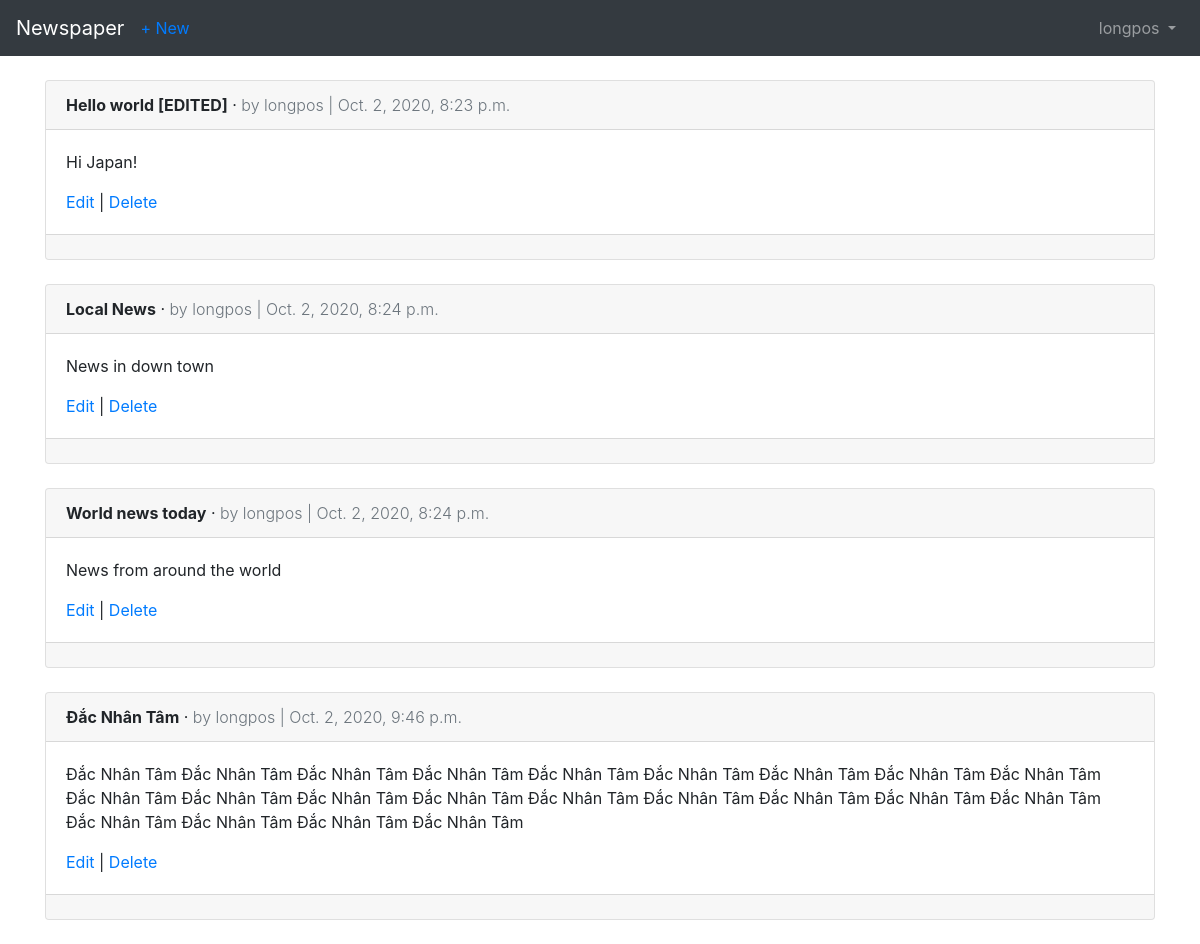
/articles/ (signed in), run on an earlier commit of the app's database.
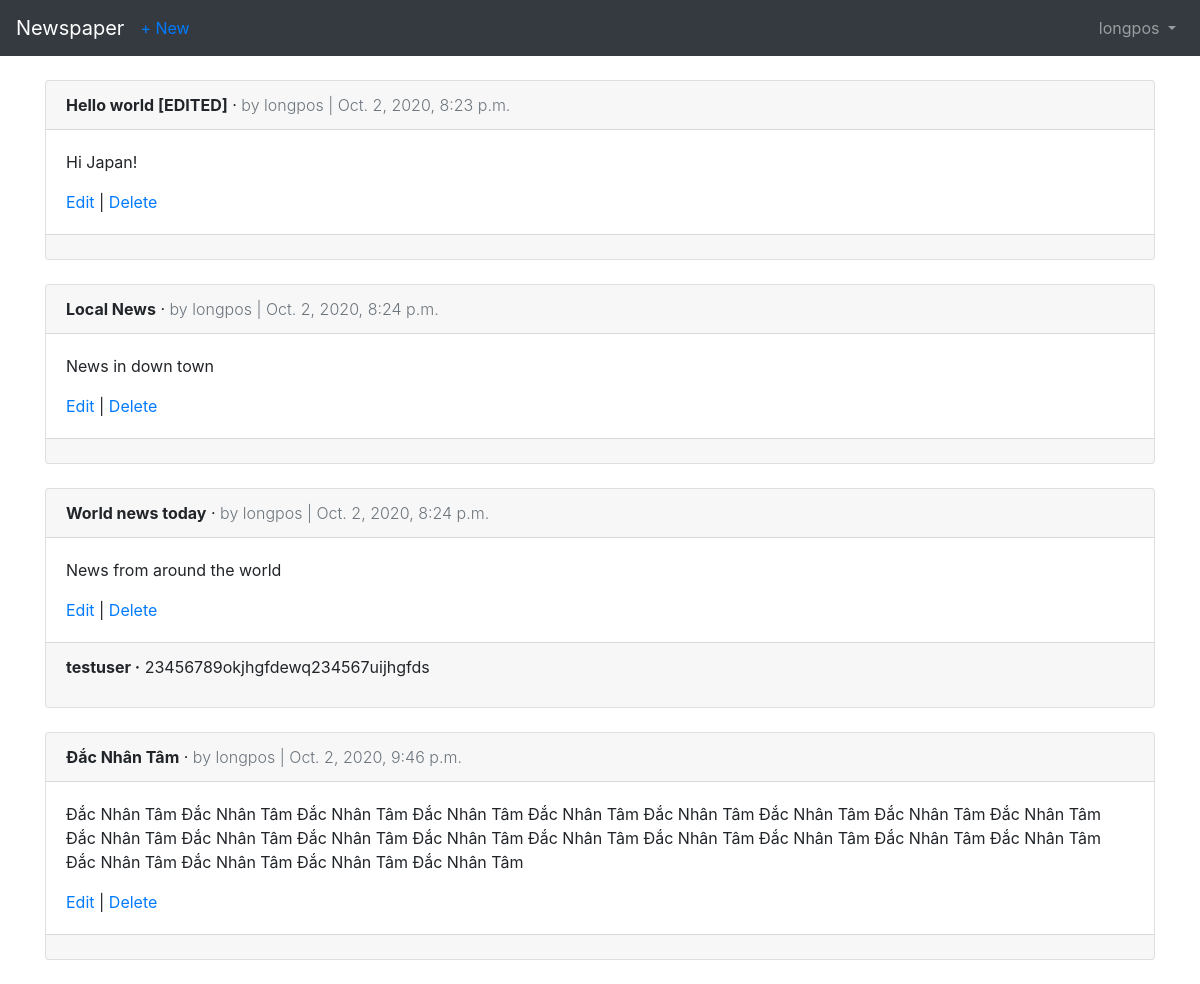
And on a later commit of the database.
### articles/models.py (models this page shows, shortened)
class Article(models.Model):
  title = models.CharField(max_length=200)
  body = models.TextField()
  date = models.DateTimeField(auto_now_add=True)
  author = models.ForeignKey(
    get_user_model(),
    on_delete = models.CASCADE,
  )

class Comment(models.Model):
  article = models.ForeignKey(
    Article,
    on_delete=models.CASCADE,
    related_name = 'comments',
  )
  comment = models.TextField(max_length=140)
  author = models.ForeignKey(
    get_user_model(),
    on_delete=models.CASCADE,
  )
  def __str__(self):
    return self.comment

### users/models.py (models this page shows)
class CustomUser(AbstractUser):
  age = models.PositiveIntegerField(null=True, blank=True)

### articles/views.py (the view)
# urls.py: path('', ArticleListView.as_view(), name='article_list'),
class ArticleListView(LoginRequiredMixin, ListView):
  model = Article
  template_name = 'article_list.html'
  login_url = 'login'

### templates/article_list.html (shortened to what this page needs)
{% extends 'base.html' %}
{% block content %}
  {% for article in object_list %}
    <div class="card">
      <div class="card-header">
        <span class="font-weight-bold">{{ article.title }}</span> &middot;
        <span class="text-muted font-weight-light">by {{ article.author }} | {{ article.date }}</span>
      </div>
      <div class="card-body">
        <p>{{ article.body }}</p>
        <a href="{% url 'article_edit' article.pk %}">Edit</a> | <a href="{% url 'article_delete' article.pk %}">Delete</a>
      </div>
      <div class="card-footer">
        {% for comment in article.comments.all %}
          <p>
            <span class="font-weight-bold">{{comment.author }} &middot;</span>
            {{ comment }}
          </p>
        {% endfor %}
      </div>
    </div>
    <br />
    {% endfor %}
{% endblock content %}

What changed in the data, as far as the page shows it:
added Comment: author "testuser", comment "23456789okjhgfdewq234567uijhgfds", shown under Article "World news today"
